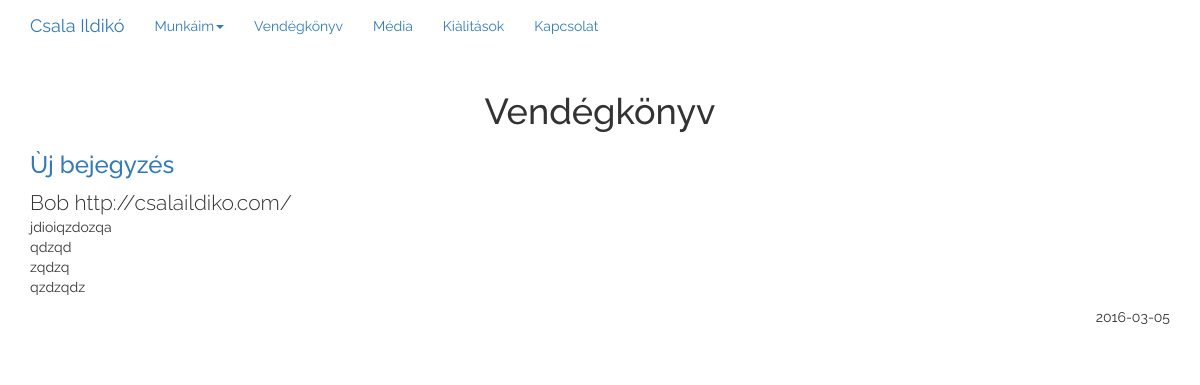
Screenshot of /vendegkonyv with the database file from the repository.
### tables this page shows
CREATE TABLE IF NOT EXISTS `livre` (
  `id` int(11) NOT NULL AUTO_INCREMENT,
  `date` date NOT NULL,
  `nom` varchar(250) NOT NULL,
  `contenu` text NOT NULL,
  PRIMARY KEY (`id`)
);

### pages/vendegkonyv.php (the view, shortened to what this page needs)
<div class="container">
<?php
include('connect.php');
?>
<h1 class="text-center">Vendégkönyv</h1>
<a href="#" id="new_post"><h3>Ùj bejegyzés</h3></a>
<?php
$reponse = $bdd->query("SELECT * FROM livre ORDER BY id DESC");
while ($donnees = $reponse->fetch()){
		echo "<p><span class=\"lead\">".$donnees['nom']."</span><br/>".$donnees['contenu']."<br/></p><p class=\"text-right\">".$donnees['date']."</p><br/>";
}
?>
</div>

### css/main.css (style rules this page uses)
body { font-family: 'Raleway', sans-serif; }

### rows the page displays
livre: nom "Bob http://csalaildiko.com/", contenu "jdioiqzdozqa qdzqd zqdzq qzdzqdz", date "2016-03-05"
